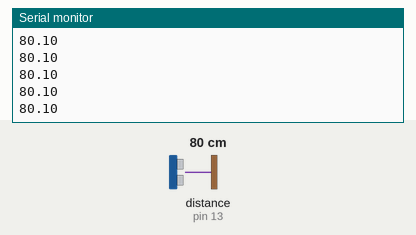
Recording of a sketch running on a simulated Arduino Uno, built with avr-gcc and run on an emulated ATmega328P. Shown: the last lines printed to the serial monitor. Wiring (inferred from the names in the program): ultrasonic range finder: trigger pin 12; echo pin 13. Inputs (shaded band) come from the test bench; at power-on: distance to the obstacle (sensor on pin 13) 80 cm. The echo pulse lasts 58.3 µs per cm.

Above: at 1.2 s.
1.3 s: distance to the obstacle (sensor on pin 13) set to 2 cm
At 1.38 s:
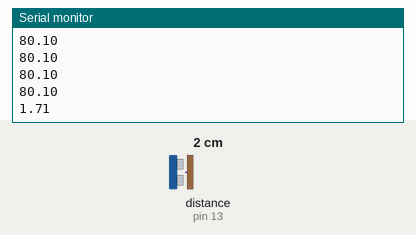
2.8 s: distance to the obstacle (sensor on pin 13) set to 4 cm
At 2.89 s:
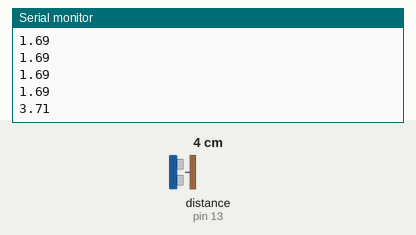
Timing chart, 0 to 5.8 s (numbered marks = the images above; inputs shaded):
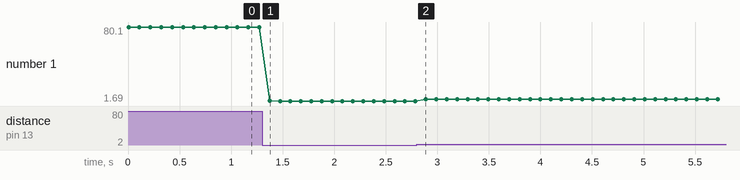

Measured:
- after the input at 1.3 s, the serial monitor: prints a new line after 0.07 s (image 1)
- after the input at 2.8 s, the serial monitor: prints a new line after 0.09 s (image 2)
- plotted number 1: 80.1 → 1.69 after the input at 1.3 s, 1.69 → 3.71 after the input at 2.8 s

The sketch:

range_hc_sr04.ino
```cpp
const int kTrigger = 12;
const int kEcho = 13;

void setup() {
  Serial.begin(9600);
  pinMode(kTrigger, OUTPUT);
  pinMode(kEcho, INPUT);
}

void loop() {
  http://www.micropik.com/PDF/HCSR04.pdf
  // "...10us pulse to the trigger input to start the ranging..."
  digitalWrite(kTrigger, HIGH);
  delayMicroseconds(10);
  digitalWrite(kTrigger, LOW);

  long echo_us = pulseIn(kEcho, HIGH);
  float dist_cm = echo_us / 58.0;  // 340 km/h * echo_us * 100cm
  Serial.println(dist_cm);

  delay(100);  // "...we suggest over 60ms..."
}
```
